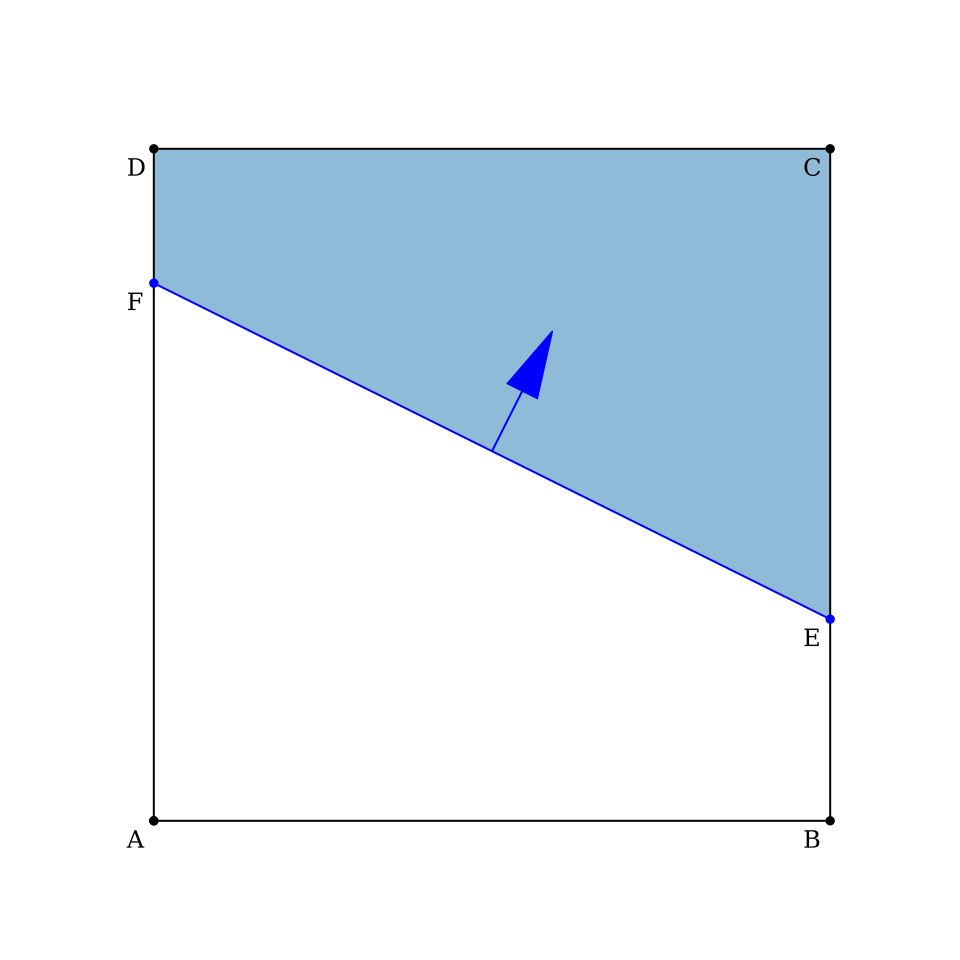

Source code (Python):
#import matplotlib.pyplot as plt
#x = range(1,10)
#y = range(1,10)
#plt.plot(x,y,'o')
#plt.show()

import matplotlib.pyplot as plt
import numpy as np
import matplotlib.patches as mpatches



# neighbour-intersection
#E   = [0.9, 0]
#F   = [0, 0.6]

# meta-intersection
E   = [1, 0.3]
F   = [0, 0.8]

G   = 0.5*(np.array(E)+np.array(F))
EF  = np.array(F) - np.array(E)
n   = 0.1*np.array([EF[1], -EF[0]])/np.linalg.norm(EF)

pt0 = [0, 0]
pt1 = [1, 0]
pt2 = [1, 1]
pt3 = [0, 1]
ptx = [pt0[0], pt1[0], pt2[0], pt3[0], pt0[0]]
pty = [pt0[1], pt1[1], pt2[1], pt3[1], pt0[1]]

EFx = [E[0], F[0]]
EFy = [E[1], F[1]]

liquidx = [E[0], pt2[0], pt3[0], F[0]]
liquidy = [E[1], pt2[1], pt3[1], F[1]]

font = {'family': 'serif',
        'color':  'black',
        'weight': 'normal',
        'size': 18,
        }

plt.figure(figsize=(10,10))
plt.axis('off')
plt.plot(ptx, pty, marker = 'o', color = 'k')
plt.fill(liquidx, liquidy, zorder=0, alpha=0.5)
plt.plot(EFx, EFy, marker = 'o', color = 'b')

plt.arrow(G[0], G[1], n[0], n[1], head_width=0.05, head_length=0.1, fc='b', ec='b')
# text
delta = -0.04
plt.text(pt0[0]+delta, pt0[1]+delta, 'A', fontdict=font)
plt.text(pt1[0]+delta, pt1[1]+delta, 'B', fontdict=font)
plt.text(pt2[0]+delta, pt2[1]+delta, 'C', fontdict=font)
plt.text(pt3[0]+delta, pt3[1]+delta, 'D', fontdict=font)
plt.text(E[0]+delta, E[1]+delta, 'E', fontdict=font)
plt.text(F[0]+delta, F[1]+delta, 'F', fontdict=font)

plt.show()
